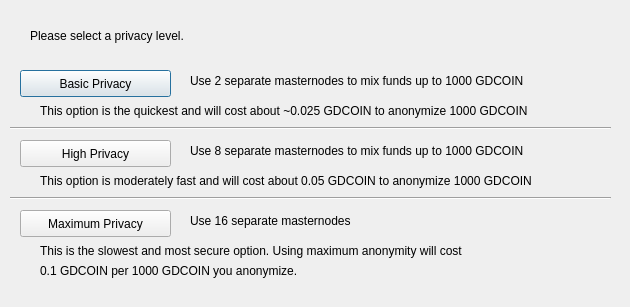
<?xml version="1.0" encoding="UTF-8"?>
<ui version="4.0">
 <class>DarksendConfig</class>
 <widget class="QDialog" name="DarksendConfig">
  <property name="geometry">
   <rect>
    <x>0</x>
    <y>0</y>
    <width>630</width>
    <height>307</height>
   </rect>
  </property>
  <property name="windowTitle">
   <string>Configure PrivateSend</string>
  </property>
  <widget class="QPushButton" name="buttonBasic">
   <property name="geometry">
    <rect>
     <x>20</x>
     <y>70</y>
     <width>151</width>
     <height>27</height>
    </rect>
   </property>
   <property name="text">
    <string>Basic Privacy</string>
   </property>
  </widget>
  <widget class="QPushButton" name="buttonHigh">
   <property name="geometry">
    <rect>
     <x>20</x>
     <y>140</y>
     <width>151</width>
     <height>27</height>
    </rect>
   </property>
   <property name="text">
    <string>High Privacy</string>
   </property>
  </widget>
  <widget class="QPushButton" name="buttonMax">
   <property name="geometry">
    <rect>
     <x>20</x>
     <y>210</y>
     <width>151</width>
     <height>27</height>
    </rect>
   </property>
   <property name="text">
    <string>Maximum Privacy</string>
   </property>
  </widget>
  <widget class="QLabel" name="label">
   <property name="geometry">
    <rect>
     <x>30</x>
     <y>20</y>
     <width>571</width>
     <height>31</height>
    </rect>
   </property>
   <property name="text">
    <string>Please select a privacy level.</string>
   </property>
  </widget>
  <widget class="QLabel" name="label_2">
   <property name="geometry">
    <rect>
     <x>190</x>
     <y>70</y>
     <width>421</width>
     <height>21</height>
    </rect>
   </property>
   <property name="text">
    <string>Use 2 separate masternodes to mix funds up to 1000 GDCOIN</string>
   </property>
  </widget>
  <widget class="QLabel" name="label_3">
   <property name="geometry">
    <rect>
     <x>190</x>
     <y>140</y>
     <width>411</width>
     <height>21</height>
    </rect>
   </property>
   <property name="text">
    <string>Use 8 separate masternodes to mix funds up to 1000 GDCOIN</string>
   </property>
  </widget>
  <widget class="QLabel" name="label_4">
   <property name="geometry">
    <rect>
     <x>190</x>
     <y>210</y>
     <width>421</width>
     <height>21</height>
    </rect>
   </property>
   <property name="text">
    <string>Use 16 separate masternodes</string>
   </property>
  </widget>
  <widget class="QLabel" name="label_6">
   <property name="geometry">
    <rect>
     <x>40</x>
     <y>100</y>
     <width>561</width>
     <height>21</height>
    </rect>
   </property>
   <property name="text">
    <string>This option is the quickest and will cost about ~0.025 GDCOIN to anonymize 1000 GDCOIN</string>
   </property>
  </widget>
  <widget class="QLabel" name="label_7">
   <property name="geometry">
    <rect>
     <x>40</x>
     <y>170</y>
     <width>561</width>
     <height>21</height>
    </rect>
   </property>
   <property name="text">
    <string>This option is moderately fast and will cost about 0.05 GDCOIN to anonymize 1000 GDCOIN</string>
   </property>
  </widget>
  <widget class="QLabel" name="label_8">
   <property name="geometry">
    <rect>
     <x>40</x>
     <y>240</y>
     <width>561</width>
     <height>21</height>
    </rect>
   </property>
   <property name="text">
    <string>This is the slowest and most secure option. Using maximum anonymity will cost</string>
   </property>
  </widget>
  <widget class="QLabel" name="label_9">
   <property name="geometry">
    <rect>
     <x>40</x>
     <y>260</y>
     <width>561</width>
     <height>21</height>
    </rect>
   </property>
   <property name="text">
    <string>0.1 GDCOIN per 1000 GDCOIN you anonymize.</string>
   </property>
  </widget>
  <widget class="Line" name="line">
   <property name="geometry">
    <rect>
     <x>10</x>
     <y>120</y>
     <width>601</width>
     <height>16</height>
    </rect>
   </property>
   <property name="orientation">
    <enum>Qt::Horizontal</enum>
   </property>
  </widget>
  <widget class="Line" name="line_2">
   <property name="geometry">
    <rect>
     <x>10</x>
     <y>190</y>
     <width>601</width>
     <height>16</height>
    </rect>
   </property>
   <property name="orientation">
    <enum>Qt::Horizontal</enum>
   </property>
  </widget>
 </widget>
 <resources/>
 <connections/>
</ui>
